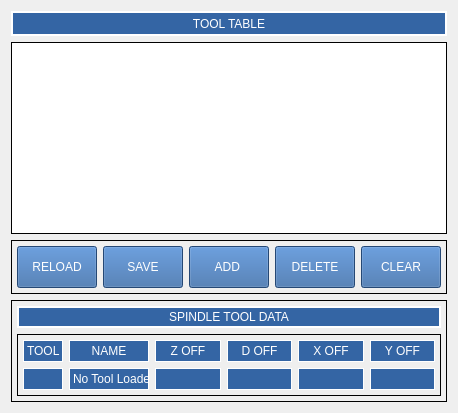
            <widget class="QWidget" name="tab_3">
             <attribute name="title">
              <string>TOOLS</string>
             </attribute>
             <layout class="QGridLayout" name="gridLayout_50">
              <item row="2" column="0">
               <widget class="QFrame" name="gridFrame">
                <property name="minimumSize">
                 <size>
                  <width>0</width>
                  <height>50</height>
                 </size>
                </property>
                <property name="styleSheet">
                 <string notr="true">QPushButton {
min-height: 40px;
min-width: 50px;
max-height: 40px;
max-width: 800px;
font: 12pt &quot;DejaVu Sans&quot;;
color: rgb(255, 255, 255);
background-color:rgb(52, 101, 164);
}

</string>
                </property>
                <property name="frameShape">
                 <enum>QFrame::Box</enum>
                </property>
                <property name="frameShadow">
                 <enum>QFrame::Plain</enum>
                </property>
                <property name="lineWidth">
                 <number>1</number>
                </property>
                <layout class="QGridLayout" name="gridLayout_39">
                 <property name="leftMargin">
                  <number>5</number>
                 </property>
                 <property name="topMargin">
                  <number>5</number>
                 </property>
                 <property name="rightMargin">
                  <number>5</number>
                 </property>
                 <property name="bottomMargin">
                  <number>5</number>
                 </property>
                 <item row="0" column="2">
                  <widget class="QPushButton" name="addtool">
                   <property name="text">
                    <string>ADD </string>
                   </property>
                  </widget>
                 </item>
                 <item row="0" column="3">
                  <widget class="QPushButton" name="deletetool">
                   <property name="text">
                    <string>DELETE</string>
                   </property>
                  </widget>
                 </item>
                 <item row="0" column="5">
                  <widget class="QPushButton" name="cleartooltable">
                   <property name="text">
                    <string>CLEAR</string>
                   </property>
                  </widget>
                 </item>
                 <item row="0" column="1">
                  <widget class="QPushButton" name="savetooltable">
                   <property name="text">
                    <string>SAVE</string>
                   </property>
                   <property name="checkable">
                    <bool>false</bool>
                   </property>
                  </widget>
                 </item>
                 <item row="0" column="0">
                  <widget class="QPushButton" name="reloadtooltable">
                   <property name="text">
                    <string>RELOAD</string>
                   </property>
                  </widget>
                 </item>
                </layout>
               </widget>
              </item>
              <item row="1" column="0">
               <widget class="ToolTable" name="tooltable">
                <property name="enabled">
                 <bool>true</bool>
                </property>
                <property name="mouseTracking">
                 <bool>false</bool>
                </property>
                <property name="styleSheet">
                 <string notr="true"/>
                </property>
                <property name="frameShape">
                 <enum>QFrame::Box</enum>
                </property>
                <property name="frameShadow">
                 <enum>QFrame::Plain</enum>
                </property>
                <property name="lineWidth">
                 <number>1</number>
                </property>
                <property name="gridStyle">
                 <enum>Qt::SolidLine</enum>
                </property>
                <property name="sortingEnabled">
                 <bool>true</bool>
                </property>
                <property name="wordWrap">
                 <bool>true</bool>
                </property>
                <property name="displayColumns" stdset="0">
                 <string>TPZDRXY</string>
                </property>
                <attribute name="horizontalHeaderMinimumSectionSize">
                 <number>20</number>
                </attribute>
                <attribute name="horizontalHeaderDefaultSectionSize">
                 <number>62</number>
                </attribute>
                <attribute name="horizontalHeaderStretchLastSection">
                 <bool>true</bool>
                </attribute>
                <attribute name="verticalHeaderHighlightSections">
                 <bool>true</bool>
                </attribute>
               </widget>
              </item>
              <item row="0" column="0">
               <widget class="QLabel" name="tool_table">
                <property name="minimumSize">
                 <size>
                  <width>0</width>
                  <height>25</height>
                 </size>
                </property>
                <property name="styleSheet">
                 <string notr="true">color: rgb(255, 255, 255);
background-color:rgb(52, 101, 164);</string>
                </property>
                <property name="frameShape">
                 <enum>QFrame::Box</enum>
                </property>
                <property name="lineWidth">
                 <number>2</number>
                </property>
                <property name="text">
                 <string>TOOL TABLE</string>
                </property>
                <property name="alignment">
                 <set>Qt::AlignCenter</set>
                </property>
               </widget>
              </item>
              <item row="3" column="0">
               <widget class="QFrame" name="gridFrame">
                <property name="minimumSize">
                 <size>
                  <width>0</width>
                  <height>100</height>
                 </size>
                </property>
                <property name="maximumSize">
                 <size>
                  <width>16777215</width>
                  <height>999999</height>
                 </size>
                </property>
                <property name="styleSheet">
                 <string notr="true">StatusLabel 
{
color: rgb(255, 255, 255);
background-color:rgb(52, 101, 164);
min-height: 20px;
}

QLabel
{
color: rgb(255, 255, 255);
background-color:rgb(52, 101, 164);
min-height: 20px;
}</string>
                </property>
                <property name="frameShape">
                 <enum>QFrame::Box</enum>
                </property>
                <property name="frameShadow">
                 <enum>QFrame::Plain</enum>
                </property>
                <property name="lineWidth">
                 <number>1</number>
                </property>
                <layout class="QGridLayout" name="gridLayout_46">
                 <property name="leftMargin">
                  <number>5</number>
                 </property>
                 <property name="topMargin">
                  <number>5</number>
                 </property>
                 <property name="rightMargin">
                  <number>5</number>
                 </property>
                 <property name="bottomMargin">
                  <number>5</number>
                 </property>
                 <item row="1" column="0" colspan="2">
                  <widget class="QLabel" name="label_7">
                   <property name="minimumSize">
                    <size>
                     <width>0</width>
                     <height>22</height>
                    </size>
                   </property>
                   <property name="maximumSize">
                    <size>
                     <width>16777215</width>
                     <height>30</height>
                    </size>
                   </property>
                   <property name="styleSheet">
                    <string notr="true">color: rgb(255, 255, 255);
background-color:rgb(52, 101, 164);</string>
                   </property>
                   <property name="frameShape">
                    <enum>QFrame::Box</enum>
                   </property>
                   <property name="lineWidth">
                    <number>2</number>
                   </property>
                   <property name="text">
                    <string>SPINDLE TOOL DATA</string>
                   </property>
                   <property name="alignment">
                    <set>Qt::AlignCenter</set>
                   </property>
                  </widget>
                 </item>
                 <item row="2" column="0" colspan="2">
                  <widget class="QFrame" name="gridFrame">
                   <property name="frameShape">
                    <enum>QFrame::Box</enum>
                   </property>
                   <layout class="QGridLayout" name="gridLayout_47">
                    <property name="leftMargin">
                     <number>5</number>
                    </property>
                    <property name="topMargin">
                     <number>5</number>
                    </property>
                    <property name="rightMargin">
                     <number>5</number>
                    </property>
                    <property name="bottomMargin">
                     <number>5</number>
                    </property>
                    <item row="1" column="2">
                     <widget class="StatusLabel" name="z_offset">
                      <property name="frameShape">
                       <enum>QFrame::Box</enum>
                      </property>
                      <property name="rules" stdset="0">
                       <string>[{&quot;channels&quot;: [{&quot;url&quot;: &quot;status:tool_table&quot;, &quot;trigger&quot;: true}], &quot;property&quot;: &quot;Text&quot;, &quot;expression&quot;: &quot;'{:.4f}'.format(ch[0][0].zoffset)&quot;, &quot;name&quot;: &quot;New Rule&quot;}]</string>
                      </property>
                     </widget>
                    </item>
                    <item row="1" column="0">
                     <widget class="StatusLabel" name="tool_in_spindle">
                      <property name="frameShape">
                       <enum>QFrame::Box</enum>
                      </property>
                      <property name="rules" stdset="0">
                       <string>[{&quot;channels&quot;: [{&quot;url&quot;: &quot;status:tool_table&quot;, &quot;trigger&quot;: true}], &quot;property&quot;: &quot;Text&quot;, &quot;expression&quot;: &quot;str(ch[0][0].id)&quot;, &quot;name&quot;: &quot;tool id&quot;}]</string>
                      </property>
                     </widget>
                    </item>
                    <item row="1" column="4">
                     <widget class="StatusLabel" name="x_offset_2">
                      <property name="frameShape">
                       <enum>QFrame::Box</enum>
                      </property>
                      <property name="rules" stdset="0">
                       <string>[{&quot;channels&quot;: [{&quot;url&quot;: &quot;status:tool_table&quot;, &quot;trigger&quot;: true}], &quot;property&quot;: &quot;Text&quot;, &quot;expression&quot;: &quot;'{:.4f}'.format(ch[0][0].xoffset)&quot;, &quot;name&quot;: &quot;spindle tool&quot;}]</string>
                      </property>
                     </widget>
                    </item>
                    <item row="1" column="3">
                     <widget class="StatusLabel" name="d_offset">
                      <property name="frameShape">
                       <enum>QFrame::Box</enum>
                      </property>
                      <property name="rules" stdset="0">
                       <string>[{&quot;channels&quot;: [{&quot;url&quot;: &quot;status:tool_table&quot;, &quot;trigger&quot;: true}], &quot;property&quot;: &quot;Text&quot;, &quot;expression&quot;: &quot;'{:.4f}'.format(ch[0][0].diameter)&quot;, &quot;name&quot;: &quot;spindle tool&quot;}]</string>
                      </property>
                     </widget>
                    </item>
                    <item row="1" column="5">
                     <widget class="StatusLabel" name="y_offset_2">
                      <property name="minimumSize">
                       <size>
                        <width>0</width>
                        <height>22</height>
                       </size>
                      </property>
                      <property name="frameShape">
                       <enum>QFrame::Box</enum>
                      </property>
                      <property name="rules" stdset="0">
                       <string>[{&quot;channels&quot;: [{&quot;url&quot;: &quot;status:tool_table&quot;, &quot;trigger&quot;: true}], &quot;property&quot;: &quot;Text&quot;, &quot;expression&quot;: &quot;'{:.4f}'.format(ch[0][0].yoffset)&quot;, &quot;name&quot;: &quot;spindle tool&quot;}]</string>
                      </property>
                     </widget>
                    </item>
                    <item row="1" column="1">
                     <widget class="StatusLabel" name="tool_comment">
                      <property name="maximumSize">
                       <size>
                        <width>80</width>
                        <height>16777215</height>
                       </size>
                      </property>
                      <property name="frameShape">
                       <enum>QFrame::Box</enum>
                      </property>
                      <property name="text">
                       <string>No Tool Loaded</string>
                      </property>
                      <property name="rules" stdset="0">
                       <string>[{&quot;channels&quot;: [{&quot;url&quot;: &quot;tooltable:current_tool?remark&quot;, &quot;trigger&quot;: true}], &quot;property&quot;: &quot;Text&quot;, &quot;expression&quot;: &quot;ch[0]&quot;, &quot;name&quot;: &quot;New Rule&quot;}]</string>
                      </property>
                     </widget>
                    </item>
                    <item row="0" column="0">
                     <widget class="QLabel" name="label_39">
                      <property name="maximumSize">
                       <size>
                        <width>40</width>
                        <height>16777215</height>
                       </size>
                      </property>
                      <property name="frameShape">
                       <enum>QFrame::Box</enum>
                      </property>
                      <property name="text">
                       <string>TOOL</string>
                      </property>
                     </widget>
                    </item>
                    <item row="0" column="1">
                     <widget class="QLabel" name="label_40">
                      <property name="frameShape">
                       <enum>QFrame::Box</enum>
                      </property>
                      <property name="text">
                       <string>NAME</string>
                      </property>
                      <property name="alignment">
                       <set>Qt::AlignCenter</set>
                      </property>
                     </widget>
                    </item>
                    <item row="0" column="2">
                     <widget class="QLabel" name="label_41">
                      <property name="frameShape">
                       <enum>QFrame::Box</enum>
                      </property>
                      <property name="text">
                       <string>Z OFF</string>
                      </property>
                      <property name="alignment">
                       <set>Qt::AlignCenter</set>
                      </property>
                     </widget>
                    </item>
                    <item row="0" column="3">
                     <widget class="QLabel" name="label_42">
                      <property name="frameShape">
                       <enum>QFrame::Box</enum>
                      </property>
                      <property name="text">
                       <string>D OFF</string>
                      </property>
                      <property name="alignment">
                       <set>Qt::AlignCenter</set>
                      </property>
                     </widget>
                    </item>
                    <item row="0" column="4">
                     <widget class="QLabel" name="label_43">
                      <property name="frameShape">
                       <enum>QFrame::Box</enum>
                      </property>
                      <property name="text">
                       <string>X OFF</string>
                      </property>
                      <property name="alignment">
                       <set>Qt::AlignCenter</set>
                      </property>
                     </widget>
                    </item>
                    <item row="0" column="5">
                     <widget class="QLabel" name="label_44">
                      <property name="minimumSize">
                       <size>
                        <width>0</width>
                        <height>22</height>
                       </size>
                      </property>
                      <property name="maximumSize">
                       <size>
                        <width>16777215</width>
                        <height>99999</height>
                       </size>
                      </property>
                      <property name="frameShape">
                       <enum>QFrame::Box</enum>
                      </property>
                      <property name="text">
                       <string>Y OFF</string>
                      </property>
                      <property name="alignment">
                       <set>Qt::AlignCenter</set>
                      </property>
                     </widget>
                    </item>
                   </layout>
                  </widget>
                 </item>
                </layout>
               </widget>
              </item>
             </layout>
            </widget>
